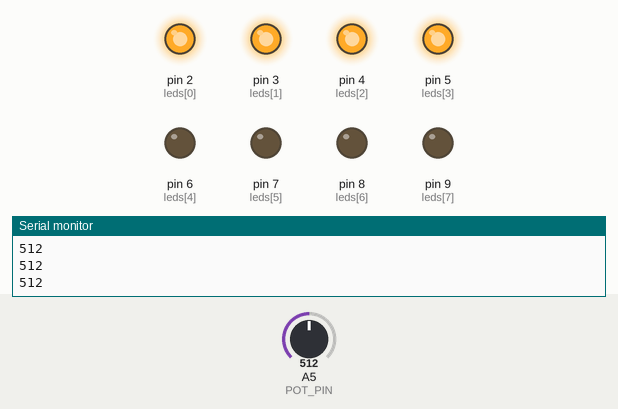
A sketch run on a simulated Arduino Uno, built with avr-gcc and run on an emulated ATmega328P. Parts: output pins drawn as LEDs (lit = HIGH), the last lines printed to the serial monitor. The test bench sets the inputs (shaded band); at power-on: A5 (POT_PIN) = 512.

Above: at 1.2 s.
1.3 s: A5 (POT_PIN) set to 632
2.8 s: A5 (POT_PIN) set to 647
At 3.9 s:
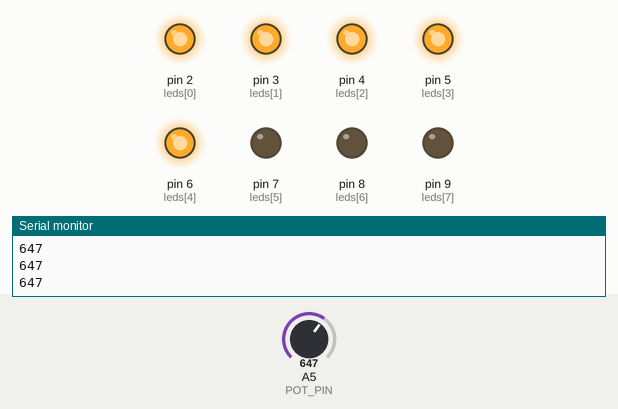
4.3 s: A5 (POT_PIN) set to 511
At 5.4 s:
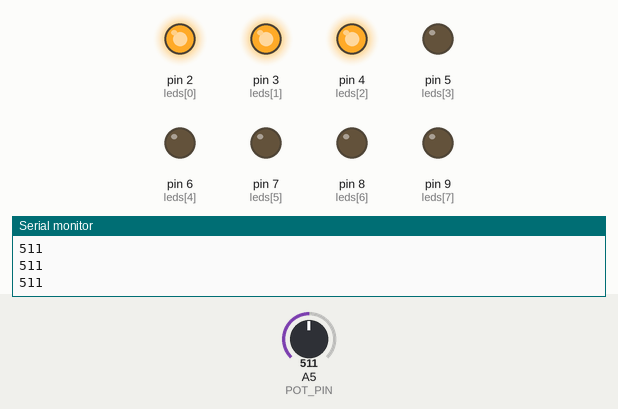
5.8 s: A5 (POT_PIN) set to 400
7.3 s: A5 (POT_PIN) set to 369
At 7.9 s:
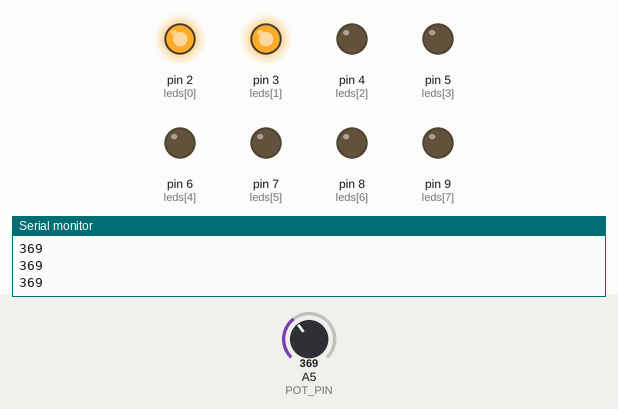
8.8 s: A5 (POT_PIN) set to 716
At 9.4 s:
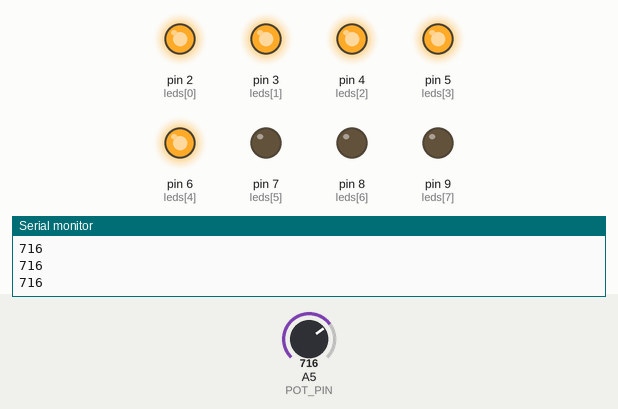
Timing chart, 0 to 11.3 s (numbered marks = the images above; inputs shaded):
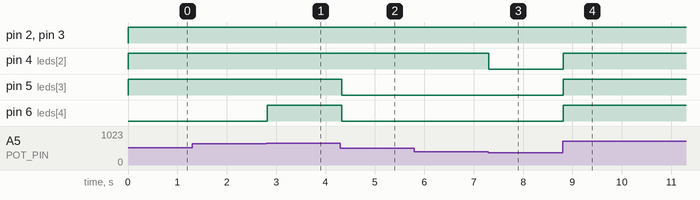

Measured:
- the behaviour switches between 639 and 640 on A5 (POT_PIN) (found by bisection; images 0 and 1)
- the behaviour switches between 384 and 383 on A5 (POT_PIN) (found by bisection; images 2 and 3)
- after the input at 2.8 s, pin 6 (leds[4]): LOW → HIGH at once
- after the input at 4.3 s, pin 5 (leds[3]), pin 6 (leds[4]): HIGH → LOW at once
- after the input at 7.3 s, pin 4 (leds[2]): HIGH → LOW at once
- after the input at 8.8 s, pin 4 (leds[2]), pin 5 (leds[3]), pin 6 (leds[4]): LOW → HIGH at once

The sketch:

Pot-Led.ino
```cpp
#define POT_PIN A5
const int maxLEDS = 8;

// Digital pins driving each LED, in order.
const int leds[maxLEDS] = {2, 3, 4, 5, 6, 7, 8, 9};

void setup() {
    Serial.begin(9600);
    pinMode(POT_PIN, INPUT);

    for (int i = 0; i < maxLEDS; i++) {
        pinMode(leds[i], OUTPUT);
    }
}

void loop() {
    int reading = analogRead(POT_PIN);              // 0-1023
    int litCount = map(reading, 0, 1023, 0, maxLEDS); // 0-8

    for (int i = 0; i < maxLEDS; i++) {
        digitalWrite(leds[i], i < litCount ? HIGH : LOW);
    }

    Serial.println(reading);
    delay(50);
}
```
